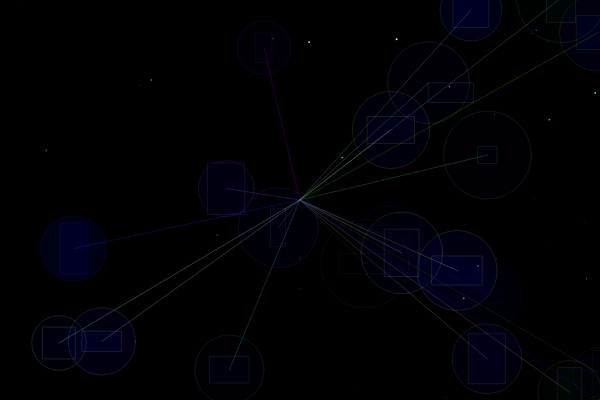
Frame 1 (no input)
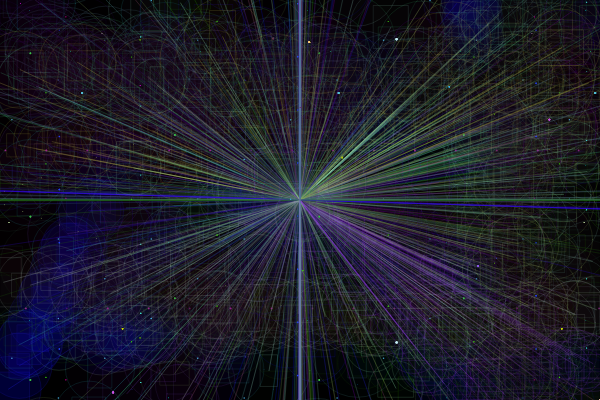
Frame 60 (no input)
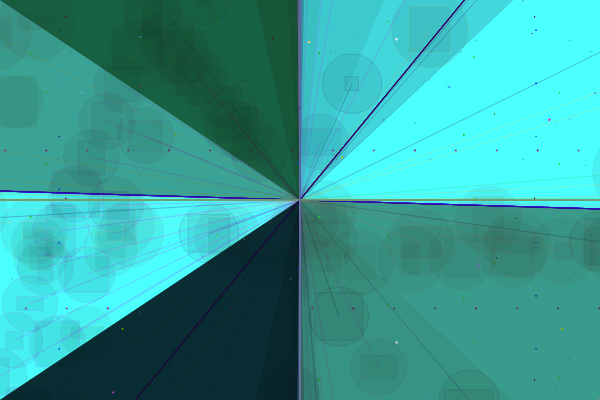
Frame 120 (the mouse pressed at the canvas centre since frame 60)

The p5.js sketch that drew these frames (run headless with seeded random() and noise() and a simulated clock; from frame 60 on, the mouse is pressed at the canvas centre):

// p5.js sketch
// ── sketch.js
//Creating two seperate arrays.
var spheres= [];
var circles=[];
// Setup function, with background and frameRate for aesthetics.
function setup() {
  createCanvas(600, 400);
    background('black');
    frameRate(25);
  //populating the arrays
  for (var i = 0; i < 22 ; i++) {
    spheres[i] = new Sphere(random(width), random(height), random(13, 23));
  }
 for (var i = 0; i < 30; i++) {
    circles[i] = new Circle(random(width), random(height), random(.2, 2));
 }
}
// Declaring the draw function.
function draw() {
  //Running the test on the array to weed out the usual suspect.
  for (var i = 0; i < spheres.length; i++) {
    spheres[i].show();
    spheres[i].motion();
    spheres[i].reversal();


    for (var j = 0; j < spheres.length; j++) {
      //Testing for collision of spheres.
      if (i != j && spheres[i].collision(spheres[j])) {
       spheres[i].colorShift();
       spheres[j].colorShift();


       }
    }
}

      for (var i = 0; i < circles.length; i++) {
    circles[i].show();
    circles[i].motion();
    circles[i].reversal();


    for (var j = 0; j < circles.length; j++) {
      if (i != j && circles[i].collision(circles[j])) {
       circles[i].colorShift();
       circles[j].colorShift();


      }
    }
  }
}

// My lazy reset button but it works this time pretty well.
function mousePressed() {
 background(random (255), (255), (255));
}

function mouseReleased() {
    background(0);

}

// ── circles.js
function Circle(x, y, r) {
  //Constructor using Shiffman's method.
  this.x = x;
  this.y = y;
  this.r = r;
  // All the random colors
  this.col = color(random (0), (0), (255), 60);
    this.colOr = color(0);
    this.coLor = color(random(255), random(255), random(255));
    this.deltaX = random(-5, 500);
    this.deltaY = random(-5, 500 );
  //Changing colors if a collision occurs
  this.colorShift = function() {
 this.col = this.colOr;
        // Bouncing off eachother in a collision.
        // These guys are so small I haven't seen many collisions
        this.x += random(7, -7);
        this.y += random(7, -7);
  }


  // Show function shapes can be called later.
  this.show = function() {
     noStroke();
     fill(this.coLor, 80);
     ellipse(this.x, this.y, this.r);
     }
  // Same formula as in the spheres class.
  this.collision = function(alternate) {
    var d = dist(this.x, this.y, alternate.x, alternate.y);
    if (d < this.r + alternate.r) {
      return true;
    } else {
      return false;
    }
  }
  // Your motion method.
  this.motion = function() {
    this.x += this.deltaX;
      this.y += this.deltaY;
  }

  // Have you ever had a bouncin biscuit?
  this.reversal = function() {
      if(this.x + this.r >= width || this.x - this.r <= 0) {
        //let it have a constant this time, kind of resemble stars.
        this.deltaX *= -1;
      }
      if(this.y + this.r >= height || this.y - this.r <= 0) {
          this.deltaY *= -1;
      }
  }
}

// ── spheres.js
function Sphere(x, y, r) {
  // contructor I used both your method and Shiffman's.
  this.x = x;
  this.y = y;
  this.r = r;
  // I still dig the random color deal.
  this.col = color(random(), random(0), random(255), 20);
    this.colOr = color(random(50), random(50), random(50), 15);
    this.coLor = color(random(255), random(255), random(255), 35);
    // You had a good method for moving things
    this.deltaX = random(-25, 25);
    this.deltaY = random(-25, 25 );

  this.colorShift = function() {
 this.col = this.colOr;
        // This is my collider, when they meet they bounce off eachother.
        this.x += random(17, -7);
        this.y += random(17, -7);
  }
  // The show function allowing the various shapes to be called later.
  this.show = function() {
    stroke(this.coLor);
    fill(this.col);
    // putting a few shapes together
      ellipse(this.x, this.y, this.r * 4);
      stroke(this.coLor);
      rect(this.x, this.y, random(13, 53), random(13, 53));
      rectMode(CENTER);
      stroke(this.coLor, 45);
      //Pink Floyding it with the funky triangle.
      triangle(this.x, this.y, width/2, height /2, width /2, height /2);
  }
 // True or False statement to check for collsion of objects.
  this.collision = function(alternate) {
    var d = dist(this.x, this.y, alternate.x, alternate.y);
    if (d < this.r + alternate.r) {
      return true;
    } else {
      return false;
    }
  }
  // setting it in motion.
  this.motion = function() {
    this.x += this.deltaX;
      this.y += this.deltaY;
  }



// setting the boundary edges.
  this.reversal = function() {
      if(this.x + this.r >= width || this.x - this.r <= 0) {
        // I want this to decay instead of be a constant
        this.deltaX *= -1.9;
      }
      if(this.y + this.r >= height || this.y - this.r <= 0) {
          this.deltaY *= -1.9;
     }
  }
}
